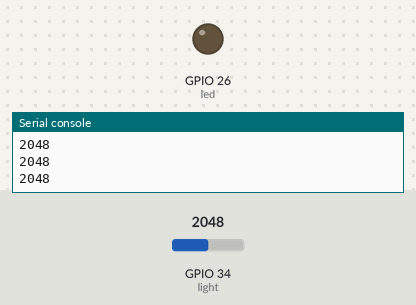
This program was run on a simulated ESP32 board running MicroPython. On the bench: output pins drawn as LEDs (lit = HIGH), the last lines printed to the serial console. The inputs (shaded band) are chosen by the test bench; at power-on: GPIO 34 (light) = 2048 (analog values on the 0–4095 scale).

Above: at 1.2 s.
1.3 s: GPIO 34 (light) set to 2456
2.8 s: GPIO 34 (light) set to 2534
At 4.2 s:
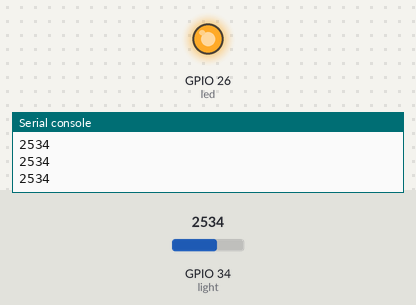
4.5 s: GPIO 34 (light) set to 2460
At 5.4 s:
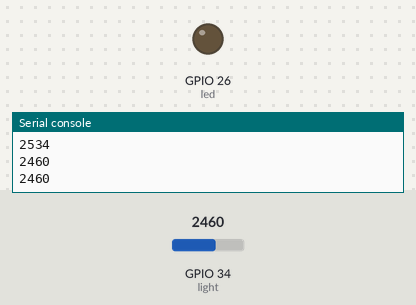
6.0 s: GPIO 34 (light) set to 2540
At 6.5 s:
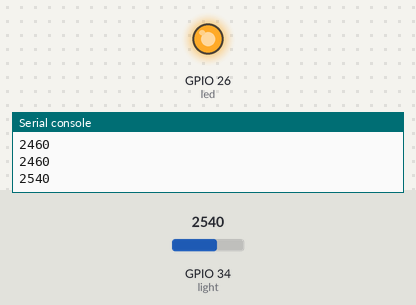
Timing chart, 0 to 8.5 s (numbered marks = the images above; inputs shaded):
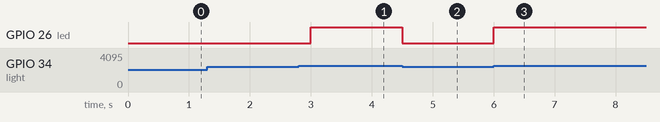

The program:

step2_night_led.py
```python
from machine import Pin, ADC
import time

light = ADC(Pin(34))
light.atten(ADC.ATTN_11DB)
light.width(ADC.WIDTH_12BIT)
led = Pin(26, Pin.OUT)

while True:
    value = light.read()  # 밝기 값을 value 에 담아요
    print(value)
    if value > 2500:  # 기준보다 값이 크면 = 어두우면
        led.value(1)
    else:
        led.value(0)
    time.sleep(0.5)
```

Measured:
- the behaviour switches between 2500 and 2501 on GPIO 34 (light) (found by bisection; images 0 and 1)
- after the input at 2.8 s, GPIO 26 (led): LOW → HIGH after 0.20 s
- after the input at 4.5 s, GPIO 26 (led): HIGH → LOW at once
- after the input at 6.0 s, GPIO 26 (led): LOW → HIGH at once
